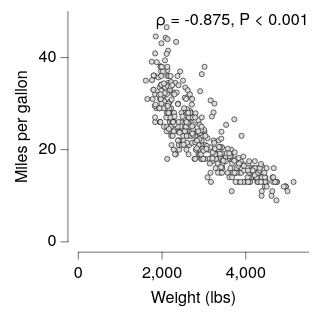

Write a Vega-Lite specification for this figure.
### Vega-Lite specification from a JSON file in a GitHub repository (floating-point values rounded to 4 significant figures; data arrays with more than 128 entries replaced by an {"elided": "..."} marker saying what was removed)
{"background": null, "config": {"arc": {"fill": "#DBDBDB", "fillOpacity": 1.0, "innerRadius": 25.0, "padAngle": 0.03, "stroke": "black", "strokeOpacity": 1, "strokeWidth": 0.25}, "area": {"fill": "#DBDBDB", "fillOpacity": 1.0, "stroke": "black", "strokeOpacity": 1, "strokeWidth": 0.25}, "axis": {"domain": true, "domainCap": "round", "domainColor": "black", "domainWidth": 0.25, "grid": false, "gridCap": "round", "gridColor": "#F1F1F1", "gridDash": [0, 0], "gridOpacity": 1.0, "gridWidth": 0.25, "labelColor": "black", "labelFont": "HelveticaNeue", "labelFontSize": 7, "labelFontStyle": "normal", "labelFontWeight": 400, "offset": 4.5, "ticks": true, "tickCap": "round", "tickColor": "black", "tickRound": false, "tickSize": 3, "tickWidth": 0.25, "titleColor": "black", "titleFont": "HelveticaNeue", "titleFontSize": 7, "titleFontStyle": "normal", "titleFontWeight": 400}, "axisX": {"domain": true, "labelAlign": "center", "labelAngle": 0, "labels": true, "ticks": true, "translate": 0}, "axisY": {"domain": true, "labelAlign": "right", "labelAngle": 0, "labels": true, "ticks": true, "translate": 0}, "axisRight": {"domain": true, "labelAlign": "left", "labelAngle": 0, "labels": true, "ticks": true, "translate": 0}, "axisTop": {"domain": true, "labelAlign": "center", "labelAngle": 0, "labels": true, "ticks": true, "translate": 0}, "axisBand": {"tickOffset": 0}, "bar": {"fill": "#DBDBDB", "fillOpacity": 1.0, "stroke": "black", "strokeOpacity": 1, "strokeWidth": 0.25}, "boxplot": {"size": 9.0, "ticks": {"cornerRadius": 0.25, "fill": "black", "size": 4.5, "thickness": 0.25}, "box": {"fillOpacity": 1.0, "stroke": "black", "strokeOpacity": 1, "strokeWidth": 0.25}, "median": {"fill": "black", "fillOpacity": 1.0, "size": 9.0, "thickness": 0.25}, "rule": {"fill": "black", "fillOpacity": 1.0, "size": 10.0, "stroke": "black", "strokeDash": [0, 0], "strokeOpacity": 1, "strokeWidth": 0.25}, "outliers": {"color": "black", "fill": "black", "fillOpacity": 1.0, "size": 0, "stroke": "black", "strokeOpacity": 1, "strokeWidth": 0.25}}, "circle": {"fill": "black", "fillOpacity": 1.0, "size": 0.5, "stroke": null, "strokeOpacity": 1, "strokeWidth": 0.25}, "errorband": {"band": {"fillOpacity": 0.6, "stroke": null, "strokeWidth": 0.25, "strokeOpacity": 1}, "borders": {"opacity": 0, "strokeOpacity": 0.25, "strokeWidth": 1}}, "errorbar": {"opacity": 1, "rule": {"strokeDash": [0, 0], "strokeWidth": 0.25}, "ticks": {"color": "black", "cornerRadius": 0.125, "opacity": 1, "size": 6.0, "thickness": 0.25}, "thickness": 0.25}, "font": "HelveticaNeue", "geoshape": {"fill": "#DBDBDB", "fillOpacity": 1.0, "stroke": "black", "strokeOpacity": 1, "strokeWidth": 0.25}, "header": {"labelColor": "black", "labelFont": "HelveticaNeue", "labelFontSize": 7, "labelFontStyle": "normal", "labelFontWeight": 400, "titleColor": "black", "titleFont": "HelveticaNeue", "titleFontSize": 7, "titleFontStyle": "normal", "titleFontWeight": 400, "titlePadding": 0}, "legend": {"disable": false, "offset": 4.5, "gradientLength": 50.0, "gradientThickness": 5.0, "gradientOpacity": 1.0, "gradientStrokeColor": "black", "gradientStrokeWidth": 0.25, "labelColor": "black", "labelFont": "HelveticaNeue", "labelFontSize": 7, "labelFontStyle": "normal", "labelFontWeight": 400, "strokeColor": "black", "strokeWidth": 0, "symbolSize": 42, "symbolStrokeColor": "black", "symbolStrokeWidth": 0.25, "titleColor": "black", "titleFont": "HelveticaNeue", "titleFontSize": 7, "titleFontStyle": "normal", "titleFontWeight": 400}, "line": {"color": "black", "stroke": "black", "strokeCap": "round", "strokeDash": [0, 0], "strokeOpacity": 1, "strokeWidth": 0.375}, "point": {"filled": true, "fill": "#DBDBDB", "fillOpacity": 1.0, "size": 5.0, "stroke": "black", "strokeOpacity": 1, "strokeWidth": 0.25}, "range": {"category": ["#C6D9F1", "#F1C9CB", "#FEF0B9", "#CEE37A", "#7AA8E0", "#E589A3", "#FDDD5D", "#68B961", "#4177B1", "#C35082", "#E5C227", "#438156"], "diverging": {"scheme": ["#C35082", "#CE6D94", "#D989A7", "#E2A4BA", "#EABFCE", "#F1DBE2", "#F6F6F6", "#D7E0EB", "#B9CBE0", "#9BB6D5", "#7DA1C9", "#5F8CBD", "#4177B1"]}, "heatmap": {"scheme": ["#DFE9F7", "#C6D9F1", "#ADC8EC", "#94B8E6", "#7AA8E0", "#6097DA", "#4D87CA", "#4177B1", "#386898", "#2F597F", "#264A69", "#1D3A58"]}, "ordinal": {"scheme": ["#F1F1F1", "#DBDBDB", "#C6C6C6", "#B2B2B2", "#9D9D9D", "#898989", "#767676", "#636363", "#515151", "#404040", "#2F2F2F", "#1F1F1F"]}, "ramp": {"scheme": ["#DFE9F7", "#C6D9F1", "#ADC8EC", "#94B8E6", "#7AA8E0", "#6097DA", "#4D87CA", "#4177B1", "#386898", "#2F597F", "#264A69", "#1D3A58"]}}, "rule": {"color": "black", "stroke": "black", "strokeCap": "round", "strokeDash": [2, 2], "strokeOpacity": 1, "strokeWidth": 0.25}, "scale": {"bandPaddingInner": 0.1, "bandPaddingOuter": 0.1, "round": false}, "rect": {"fill": "#DBDBDB", "fillOpacity": 1.0, "stroke": "black", "strokeOpacity": 1, "strokeWidth": 0.25}, "square": {"fill": "#DBDBDB", "fillOpacity": 1.0, "size": 10.0, "stroke": "black", "strokeOpacity": 1, "strokeWidth": 0.25}, "text": {"color": "black", "font": "HelveticaNeue", "fontSize": 7, "fontStyle": "normal", "fontWeight": 400}, "title": {"anchor": "middle", "frame": "group", "color": "black", "font": "HelveticaNeue", "fontSize": 7, "fontStyle": "normal", "fontWeight": 400, "subtitleColor": "black", "subtitleFont": "HelveticaNeue", "subtitleFontSize": "HelveticaNeue", "subtitleFontStyle": "normal", "subtitleFontWeight": 400}, "view": {"continuousWidth": 100, "continuousHeight": 100, "discreteWidth": 100, "discreteHeight": 100, "fill": null, "stroke": null, "strokeWidth": 0.25}}, "layer": [{"data": {"name": "data-84942684f44a0939f6e50b33ec91a880"}, "mark": {"type": "point"}, "encoding": {"x": {"field": "Weight_in_lbs", "title": "Weight (lbs)", "type": "quantitative"}, "y": {"field": "Miles_per_Gallon", "title": "Miles per gallon", "type": "quantitative"}}}, {"layer": [{"mark": {"type": "text", "align": "right", "angle": 0, "baseline": "top", "dx": 0, "dy": 0, "fontSize": 7, "opacity": 1.0}, "encoding": {"text": {"value": "ρ = -0.875, P < 0.001"}, "x": {"value": 100}, "y": {"value": 0}}}], "data": {"values": [{"__dysonsphere__": 1}]}, "name": "__dysonsphere_d851b4cc00c66c37_17"}], "$schema": "https://vega.github.io/schema/vega-lite/v6.4.1.json", "datasets": {"data-84942684f44a0939f6e50b33ec91a880": {"elided": "398 records"}}}
